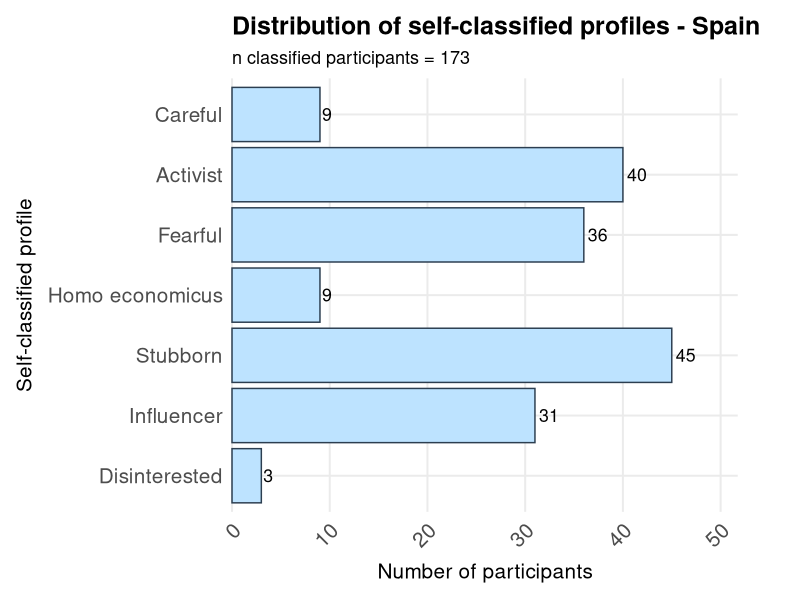
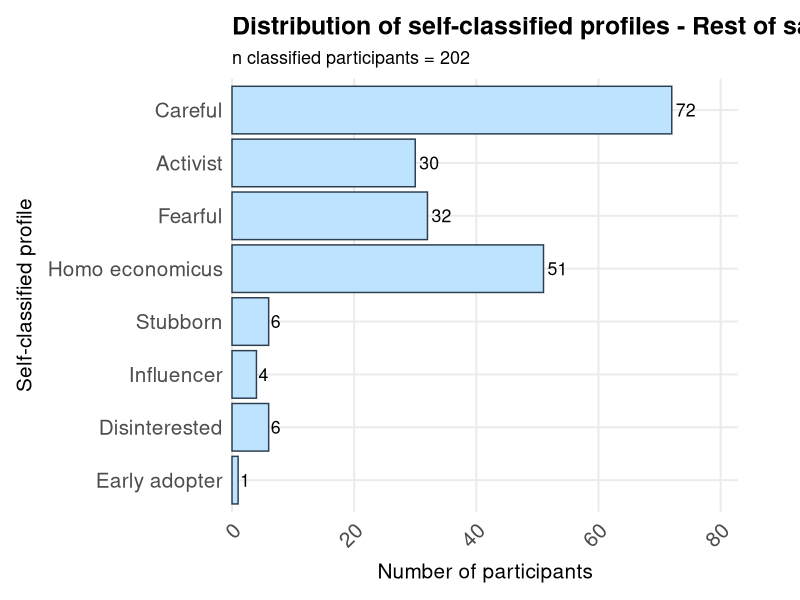
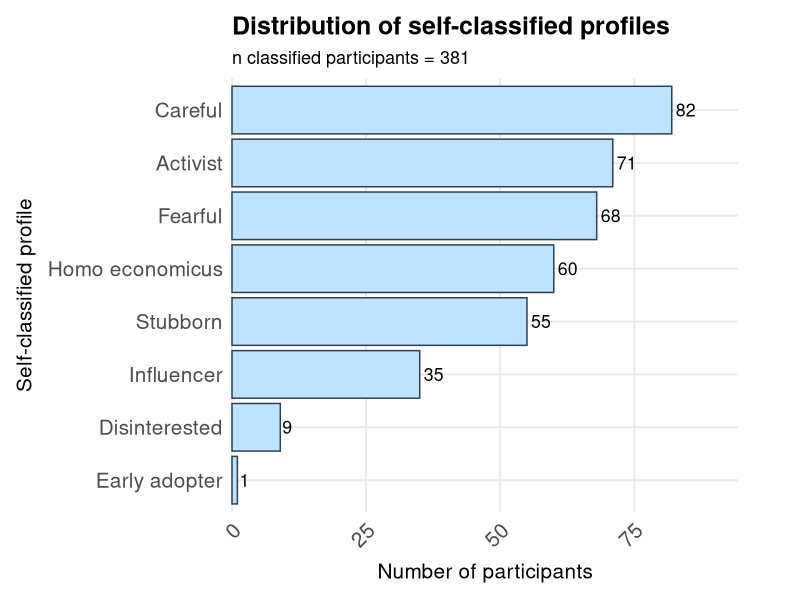
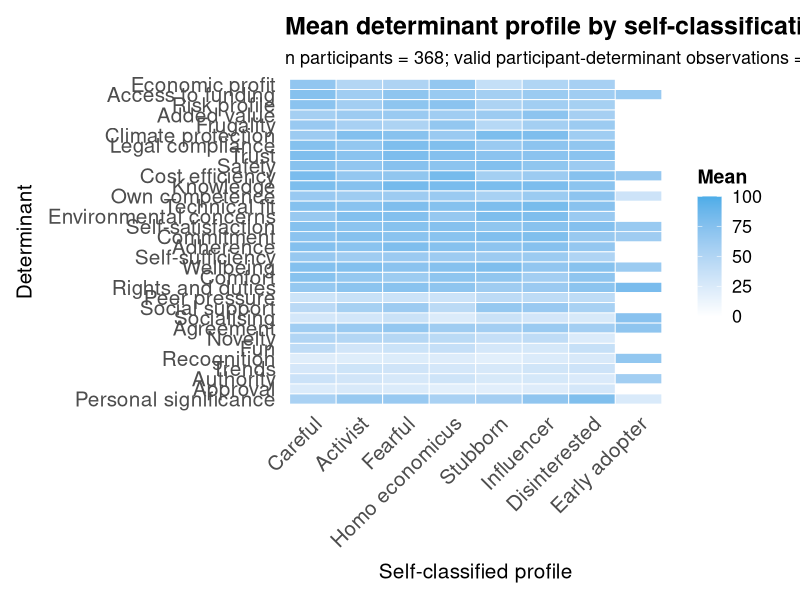
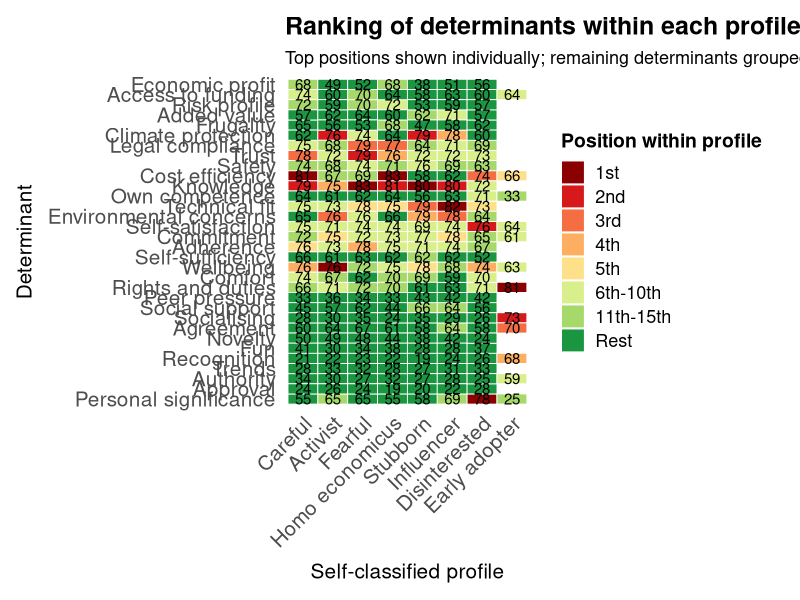
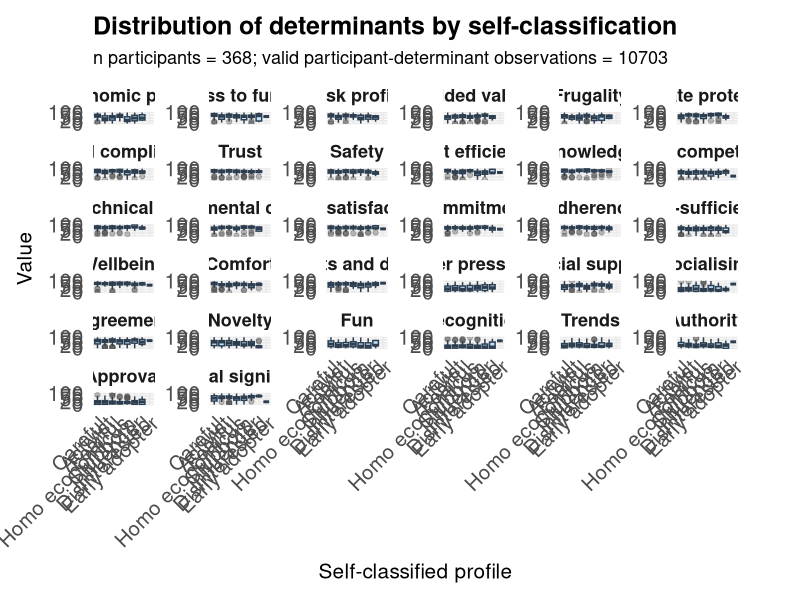
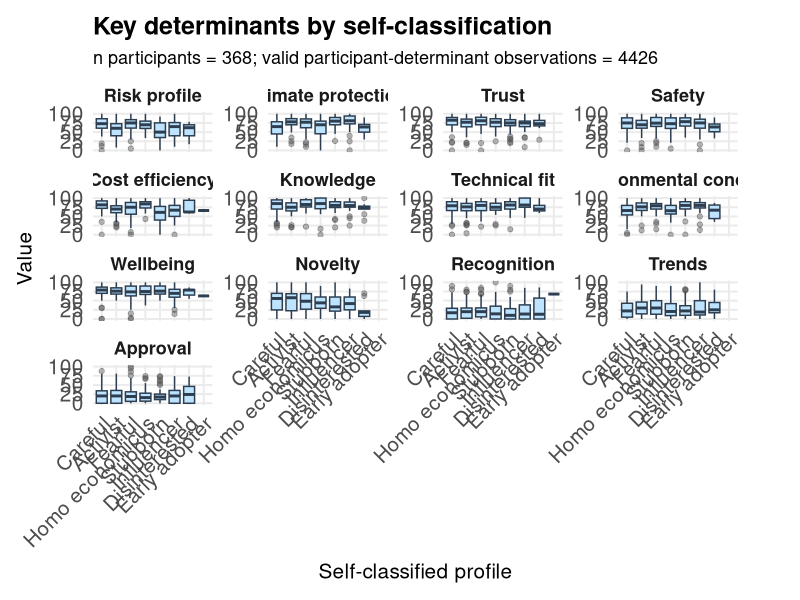
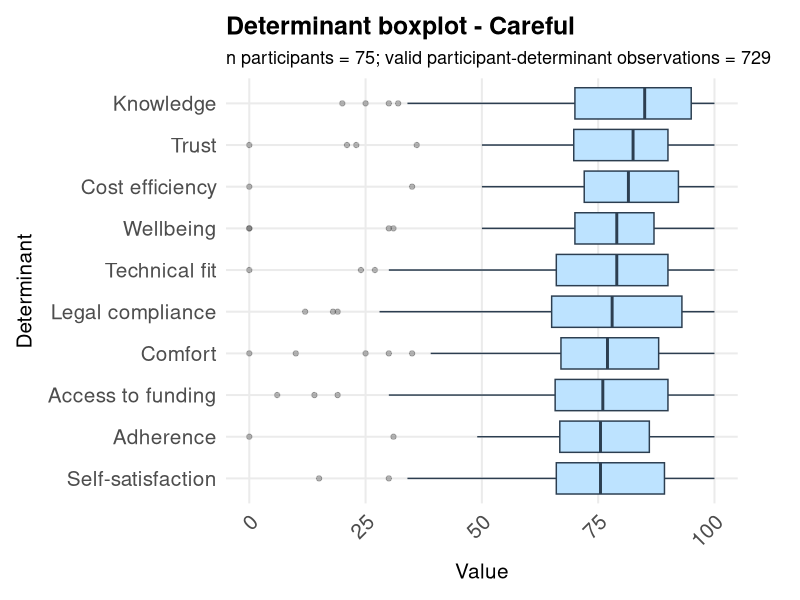

Write R code to recreate these figures, in order. (Note: this script raises an error after producing the figures.)
# SCRIPT 09 - SELF-CLASSIFICATION 4.3 AND DETERMINANT PROFILE - EN

library(readr)
library(dplyr)
library(tidyr)
library(stringr)
library(ggplot2)
library(tibble)
library(purrr)
library(gridExtra)
library(grid)

# 1. LOAD CLEAN DATA
df <- read_csv(
  "initial_descriptive_analysis/output/clean_datasets/df_clean_general.csv",
  show_col_types = FALSE
)

glimpse(df)


# 2. ENSURE PARTICIPANT_ID
if (!"participant_id" %in% names(df)) {
  df <- df %>%
    mutate(
      participant_id = coalesce(
        if ("join_key" %in% names(.)) as.character(join_key) else NA_character_,
        if ("prolific_id" %in% names(.)) as.character(prolific_id) else NA_character_,
        if ("identification_code" %in% names(.)) as.character(identification_code) else NA_character_,
        as.character(row_number())
      )
    )
} else {
  df <- df %>%
    mutate(participant_id = as.character(participant_id))
}

cat("Rows used in Script 09:", nrow(df), "\n")

# 3. ROBUST DETERMINANT DICTIONARY IN ENGLISH
determinant_dictionary <- tribble(
  ~determinant_id, ~determinant_label, ~determinant_prefix,
  "profits", "Economic profit", "profits",
  "credit_score_access_to_funding", "Access to funding", "credit_score_access_to_funding",
  "risk_profile", "Risk profile", "risk_profile",
  "added_value", "Added value", "added_value",
  "frugality", "Frugality", "frugality",
  "climate_protection", "Climate protection", "climate_protection",
  "legal", "Legal compliance", "legal",
  "trust", "Trust", "trust",
  "safety", "Safety", "safety",
  "cost_efficiency", "Cost efficiency", "cost_efficiency",
  "knowledge", "Knowledge", "knowledge",
  "own_competence", "Own competence", "own_competence",
  "technical_fit", "Technical fit", "technical_fit",
  "environmental_concerns", "Environmental concerns", "environmental_concerns",
  "self_satisfaction", "Self-satisfaction", "self_satisfaction",
  "commitment", "Commitment", "commitment",
  "adherence", "Adherence", "adherence",
  "autarky", "Self-sufficiency", "autonomy",
  "wellbeing", "Wellbeing", "wellbeing",
  "coziness", "Comfort", "coziness",
  "rights_and_duties", "Rights and duties", "rights_and_duties",
  "peer_pressure", "Peer pressure", "peer_pressure",
  "support", "Social support", "support",
  "socialising", "Socialising", "socialising",
  "agreement", "Agreement", "agreement",
  "novelty", "Novelty", "novelty",
  "fun", "Fun", "fun",
  "recognition", "Recognition", "recognition",
  "trends", "Trends", "trends",
  "authority", "Authority", "authority",
  "approval", "Approval", "approval",
  "own_significance", "Personal significance", "own_significance"
) %>%
  mutate(
    determinant_col = map_chr(
      determinant_prefix,
      ~ {
        hits <- names(df)[str_detect(names(df), paste0("^", .x, "_"))]
        if (length(hits) == 0) NA_character_ else hits[1]
      }
    )
  )

missing_determinants <- determinant_dictionary %>%
  filter(is.na(determinant_col))

if (nrow(missing_determinants) > 0) {
  stop(
    paste0(
      "Missing determinant columns in the dataset: ",
      paste(missing_determinants$determinant_id, collapse = ", ")
    )
  )
}

determinant_cols <- determinant_dictionary$determinant_col
determinant_label_levels <- determinant_dictionary$determinant_label

cat("Number of determinants detected:", length(determinant_cols), "\n")
print(determinant_dictionary %>% select(determinant_id, determinant_label, determinant_col))

# 4. DETECT SELF-CLASSIFICATION COLUMN 4.3
self_col_candidates <- c(
  "which_statement_best_describes_you_when_making_an_investment_decision_related_to_your_household_final",
  "which_statement_best_describes_you_when_making_an_investment_decision_related_to_your_household"
)

self_col <- intersect(self_col_candidates, names(df))[1]

if (is.na(self_col)) {
  stop("Self-classification column 4.3 not found in the dataset.")
}

cat("Column used for self-classification:", self_col, "\n")


# 5. OUTPUT FOLDERS

base_output_dir <- "initial_descriptive_analysis/output/self_classification"

csv_dir <- file.path(base_output_dir, "csv")
plots_dir <- file.path(base_output_dir, "plots")
pdf_dir <- file.path(base_output_dir, "pdf")

dir.create(csv_dir, showWarnings = FALSE, recursive = TRUE)
dir.create(plots_dir, showWarnings = FALSE, recursive = TRUE)
dir.create(pdf_dir, showWarnings = FALSE, recursive = TRUE)

# Prefix for all English output files
output_prefix <- "en_"

out_file <- function(directory, filename) {
  file.path(directory, paste0(output_prefix, filename))
}

excluded_plot_profiles <- c("Missing", "Unclassified", "Other")


# 6. VISUAL CONFIGURATION
box_fill <- "#BDE3FF"
box_color <- "#2C3E50"
outlier_color <- "#4F4F4F"
bar_fill <- "#BDE3FF"
bar_color <- "#2C3E50"

plot_base_size <- 15
plot_title_size <- 18
plot_subtitle_size <- 13
plot_axis_title_size <- 15
plot_axis_text_size <- 15
plot_strip_text_size <- 13
plot_legend_title_size <- 14
plot_legend_text_size <- 13

plot_label_size <- 4.5
plot_heatmap_label_size <- 3.8

theme_self <- theme_minimal(base_size = plot_base_size) +
  theme(
    plot.title = element_text(face = "bold", size = plot_title_size),
    plot.subtitle = element_text(size = plot_subtitle_size),
    axis.title.x = element_text(size = plot_axis_title_size, margin = margin(t = 8)),
    axis.title.y = element_text(size = plot_axis_title_size, margin = margin(r = 8)),
    axis.text.x = element_text(angle = 45, hjust = 1, size = plot_axis_text_size),
    axis.text.y = element_text(size = plot_axis_text_size),
    strip.text = element_text(face = "bold", size = plot_strip_text_size),
    legend.title = element_text(face = "bold", size = plot_legend_title_size),
    legend.text = element_text(size = plot_legend_text_size),
    legend.position = "bottom",
    panel.grid.minor = element_blank(),
    plot.margin = margin(12, 45, 12, 12)
  )

theme_self_heatmap <- theme_minimal(base_size = plot_base_size) +
  theme(
    plot.title = element_text(face = "bold", size = plot_title_size),
    plot.subtitle = element_text(size = plot_subtitle_size),
    axis.title.x = element_text(size = plot_axis_title_size, margin = margin(t = 8)),
    axis.title.y = element_text(size = plot_axis_title_size, margin = margin(r = 8)),
    axis.text.x = element_text(angle = 45, hjust = 1, size = plot_axis_text_size),
    axis.text.y = element_text(size = plot_axis_text_size),
    legend.title = element_text(face = "bold", size = plot_legend_title_size),
    legend.text = element_text(size = plot_legend_text_size),
    legend.position = "right",
    panel.grid = element_blank(),
    plot.margin = margin(12, 20, 12, 12)
  )


# 7. HELPER FUNCTIONS
make_subtitle_self <- function(data) {
  paste0(
    "n participants = ", n_distinct(data$participant_id),
    "; valid participant-determinant observations = ", nrow(data)
  )
}

save_plot <- function(plot, filename, width = 12, height = 7) {
  ggsave(
    filename = out_file(plots_dir, paste0(filename, ".png")),
    plot = plot,
    width = width,
    height = height,
    dpi = 300
  )
  
  ggsave(
    filename = out_file(pdf_dir, paste0(filename, ".pdf")),
    plot = plot,
    width = width,
    height = height
  )
}

clean_determinant_score <- function(x) {
  x <- suppressWarnings(as.numeric(x))
  
  case_when(
    is.na(x) ~ NA_real_,
    x >= 0 & x <= 100 ~ x,
    TRUE ~ NA_real_
  )
}

clean_filename <- function(x) {
  x %>%
    str_to_lower() %>%
    str_replace_all("[áàäâ]", "a") %>%
    str_replace_all("[éèëê]", "e") %>%
    str_replace_all("[íìïî]", "i") %>%
    str_replace_all("[óòöô]", "o") %>%
    str_replace_all("[úùüû]", "u") %>%
    str_replace_all("ñ", "n") %>%
    str_replace_all("[^a-z0-9]+", "_") %>%
    str_replace_all("^_|_$", "")
}

# 8. RECODE SELF-CLASSIFICATION 4.3 IN ENGLISH

df_self <- df %>%
  mutate(
    self_response_raw = as.character(.data[[self_col]]),
    self_response_raw = str_squish(str_trim(self_response_raw)),
    self_response_raw = na_if(self_response_raw, ""),
    
    self_profile = case_when(
      is.na(self_response_raw) ~ "Missing",
      str_detect(self_response_raw, regex("comfort", ignore_case = TRUE)) ~ "Careful",
      str_detect(self_response_raw, regex("environmental impact", ignore_case = TRUE)) ~ "Activist",
      str_detect(self_response_raw, regex("safety", ignore_case = TRUE)) ~ "Fearful",
      str_detect(self_response_raw, regex("cost-effective", ignore_case = TRUE)) ~ "Homo economicus",
      str_detect(self_response_raw, regex("ethical", ignore_case = TRUE)) ~ "Stubborn",
      str_detect(self_response_raw, regex("social status", ignore_case = TRUE)) ~ "Influencer",
      str_detect(self_response_raw, regex("not very interested", ignore_case = TRUE)) ~ "Disinterested",
      str_detect(self_response_raw, regex("early adopter", ignore_case = TRUE)) ~ "Early adopter",
      str_detect(self_response_raw, regex("[NΝ]one of the above", ignore_case = TRUE)) ~ "Unclassified",
      TRUE ~ "Other"
    )
  )

profile_order <- c(
  "Careful",
  "Activist",
  "Fearful",
  "Homo economicus",
  "Stubborn",
  "Influencer",
  "Disinterested",
  "Early adopter"
)

# ==============================================================================
# EXTRA: SELF-CLASSIFICATION DISTRIBUTION BY COUNTRY GROUP
# Spain vs Rest of sample
# ==============================================================================

# 1. Detect country column
country_col_candidates <- c(
  "country_clean",
  "in_which_country_do_you_currently_live_final"
)

country_col <- intersect(country_col_candidates, names(df_self))[1]

if (is.na(country_col)) {
  stop("No country column found. Expected one of: country_clean or in_which_country_do_you_currently_live_final")
}

cat("Column used for Spain / Rest grouping:", country_col, "\n")

# 2. Create Spain / Rest variable
df_self <- df_self %>%
  mutate(
    country_raw = as.character(.data[[country_col]]),
    country_raw = str_squish(str_trim(country_raw)),
    country_raw = str_remove(country_raw, "\\s*\\(ID[0-9]+\\)$"),
    country_raw = str_remove(country_raw, "^[A-Z]{2}\\s*[–-]\\s*"),
    country_raw = na_if(country_raw, ""),
    
    country_group = case_when(
      str_detect(country_raw, regex("^Spain$|^España$", ignore_case = TRUE)) ~ "Spain",
      !is.na(country_raw) ~ "Rest of sample",
      TRUE ~ NA_character_
    )
  )

# 3. Check number of participants by group
country_group_counts <- df_self %>%
  count(country_group, name = "n_participants") %>%
  arrange(country_group)

write_csv(
  country_group_counts,
  out_file(csv_dir, "country_group_counts_spain_rest.csv")
)

print(country_group_counts)

# 4. Function to create self-classification plot by country group
create_self_counts_country_group_plot <- function(data, selected_country_group, filename_suffix) {
  
  self_profile_counts_group <- data %>%
    filter(country_group == selected_country_group) %>%
    mutate(
      self_profile = factor(
        self_profile,
        levels = c(profile_order, "Missing", "Unclassified", "Other")
      )
    ) %>%
    count(self_profile, name = "n_participants") %>%
    arrange(self_profile)
  
  write_csv(
    self_profile_counts_group,
    out_file(csv_dir, paste0("self_classification_counts_", filename_suffix, ".csv"))
  )
  
  self_profile_counts_group_plot <- self_profile_counts_group %>%
    filter(!self_profile %in% excluded_plot_profiles)
  
  plot_self_counts_group <- self_profile_counts_group_plot %>%
    mutate(
      self_profile = factor(self_profile, levels = rev(profile_order))
    ) %>%
    ggplot(aes(x = self_profile, y = n_participants)) +
    geom_col(fill = bar_fill, color = bar_color) +
    geom_text(
      aes(label = n_participants),
      hjust = -0.2,
      size = plot_label_size
    ) +
    coord_flip(clip = "off") +
    scale_y_continuous(
      expand = expansion(mult = c(0, 0.15))
    ) +
    labs(
      title = paste0("Distribution of self-classified profiles - ", selected_country_group),
      subtitle = paste0(
        "n classified participants = ",
        sum(self_profile_counts_group_plot$n_participants)
      ),
      x = "Self-classified profile",
      y = "Number of participants"
    ) +
    theme_self
  
  print(plot_self_counts_group)
  
  save_plot(
    plot_self_counts_group,
    paste0("self_classification_counts_", filename_suffix),
    width = 10,
    height = 7
  )
  
  return(plot_self_counts_group)
}

# 5. Generate Spain plot
plot_self_counts_spain <- create_self_counts_country_group_plot(
  data = df_self,
  selected_country_group = "Spain",
  filename_suffix = "spain"
)

# 6. Generate Rest of sample plot
plot_self_counts_rest <- create_self_counts_country_group_plot(
  data = df_self,
  selected_country_group = "Rest of sample",
  filename_suffix = "rest_of_sample"
)

# 9. LONG TABLE OF DETERMINANTS + SELF-CLASSIFICATION
determinants_self_long <- df_self %>%
  select(
    participant_id,
    self_response_raw,
    self_profile,
    all_of(determinant_cols)
  ) %>%
  mutate(
    across(all_of(determinant_cols), as.character)
  ) %>%
  pivot_longer(
    cols = all_of(determinant_cols),
    names_to = "determinant_col",
    values_to = "response_raw"
  ) %>%
  mutate(
    response_numeric = clean_determinant_score(response_raw)
  ) %>%
  left_join(
    determinant_dictionary %>%
      select(determinant_col, determinant_id, determinant_label),
    by = "determinant_col"
  ) %>%
  filter(!is.na(response_numeric)) %>%
  mutate(
    determinant_label = factor(
      determinant_label,
      levels = determinant_label_levels
    ),
    self_profile = factor(
      self_profile,
      levels = c(profile_order, "Missing", "Unclassified", "Other")
    )
  )

write_csv(
  determinants_self_long,
  out_file(csv_dir, "determinants_by_self_classification_long.csv")
)

determinants_self_long_plot <- determinants_self_long %>%
  filter(!self_profile %in% excluded_plot_profiles)


# 10. SELF-CLASSIFICATION DISTRIBUTION

self_profile_counts <- df_self %>%
  mutate(
    self_profile = factor(
      self_profile,
      levels = c(profile_order, "Missing", "Unclassified", "Other")
    )
  ) %>%
  count(self_profile, name = "n_participants") %>%
  arrange(self_profile)

write_csv(
  self_profile_counts,
  out_file(csv_dir, "self_classification_counts.csv")
)

self_profile_counts_plot <- self_profile_counts %>%
  filter(!self_profile %in% excluded_plot_profiles)

plot_self_counts <- self_profile_counts_plot %>%
  mutate(
    self_profile = factor(self_profile, levels = rev(profile_order))
  ) %>%
  ggplot(aes(x = self_profile, y = n_participants)) +
  geom_col(fill = bar_fill, color = bar_color) +
  geom_text(
    aes(label = n_participants),
    hjust = -0.2,
    size = plot_label_size
  ) +
  coord_flip(clip = "off") +
  scale_y_continuous(
    expand = expansion(mult = c(0, 0.15))
  ) +
  labs(
    title = "Distribution of self-classified profiles",
    subtitle = paste0(
      "n classified participants = ",
      sum(self_profile_counts_plot$n_participants)
    ),
    x = "Self-classified profile",
    y = "Number of participants"
  ) +
  theme_self

print(plot_self_counts)

save_plot(
  plot_self_counts,
  "self_classification_counts",
  width = 10,
  height = 7
)

# 11. MEAN DETERMINANTS BY PROFILE
summary_self_determinants <- determinants_self_long %>%
  group_by(self_profile, determinant_id, determinant_label) %>%
  summarise(
    n = n(),
    mean = mean(response_numeric, na.rm = TRUE),
    median = median(response_numeric, na.rm = TRUE),
    sd = sd(response_numeric, na.rm = TRUE),
    .groups = "drop"
  )

write_csv(
  summary_self_determinants,
  out_file(csv_dir, "summary_self_profile_determinants.csv")
)

summary_self_determinants_plot <- summary_self_determinants %>%
  filter(!self_profile %in% excluded_plot_profiles)


# 12. HEATMAP PROFILE X DETERMINANTS
plot_heatmap_self <- summary_self_determinants_plot %>%
  mutate(
    self_profile = factor(
      self_profile,
      levels = profile_order
    ),
    determinant_label = factor(
      determinant_label,
      levels = rev(determinant_label_levels)
    )
  ) %>%
  ggplot(aes(x = self_profile, y = determinant_label, fill = mean)) +
  geom_tile(color = "white", linewidth = 0.3) +
  scale_fill_gradient(
    low = "white",
    high = "#4DADE8",
    limits = c(0, 100)
  ) +
  labs(
    title = "Mean determinant profile by self-classification",
    subtitle = make_subtitle_self(determinants_self_long_plot),
    x = "Self-classified profile",
    y = "Determinant",
    fill = "Mean"
  ) +
  theme_self_heatmap

print(plot_heatmap_self)

save_plot(
  plot_heatmap_self,
  "heatmap_self_classification_determinants",
  width = 14,
  height = 12
)


# 13. RANKED HEATMAP WITHIN EACH PROFILE
rank_colors <- c(
  "1st" = "#8B0000",
  "2nd" = "#D7191C",
  "3rd" = "#F46D43",
  "4th" = "#FDAE61",
  "5th" = "#FEE08B",
  "6th-10th" = "#D9EF8B",
  "11th-15th" = "#A6D96A",
  "Rest" = "#1A9641"
)

rank_levels <- c(
  "1st",
  "2nd",
  "3rd",
  "4th",
  "5th",
  "6th-10th",
  "11th-15th",
  "Rest"
)

plot_heatmap_self_ranked <- summary_self_determinants_plot %>%
  group_by(self_profile) %>%
  arrange(desc(mean), desc(n), determinant_id, .by_group = TRUE) %>%
  mutate(
    rank_in_profile = row_number(),
    rank_group = case_when(
      rank_in_profile == 1 ~ "1st",
      rank_in_profile == 2 ~ "2nd",
      rank_in_profile == 3 ~ "3rd",
      rank_in_profile == 4 ~ "4th",
      rank_in_profile == 5 ~ "5th",
      rank_in_profile <= 10 ~ "6th-10th",
      rank_in_profile <= 15 ~ "11th-15th",
      TRUE ~ "Rest"
    )
  ) %>%
  ungroup() %>%
  mutate(
    self_profile = factor(
      self_profile,
      levels = profile_order
    ),
    determinant_label = factor(
      determinant_label,
      levels = rev(determinant_label_levels)
    ),
    rank_group = factor(rank_group, levels = rank_levels)
  ) %>%
  ggplot(aes(x = self_profile, y = determinant_label, fill = rank_group)) +
  geom_tile(color = "white", linewidth = 0.3) +
  geom_text(
    aes(label = round(mean, 0)),
    size = plot_heatmap_label_size
  ) +
  scale_fill_manual(
    values = rank_colors,
    drop = FALSE,
    name = "Position within profile"
  ) +
  labs(
    title = "Ranking of determinants within each profile",
    subtitle = paste0(
      "Top positions shown individually; remaining determinants grouped by rank. ",
      make_subtitle_self(determinants_self_long_plot)
    ),
    x = "Self-classified profile",
    y = "Determinant"
  ) +
  theme_self_heatmap

print(plot_heatmap_self_ranked)

save_plot(
  plot_heatmap_self_ranked,
  "heatmap_self_classification_determinants_ranked",
  width = 14,
  height = 12
)


# 14. BOXPLOTS OF ALL DETERMINANTS BY SELF-CLASSIFICATION
plot_boxplots_self_all <- determinants_self_long_plot %>%
  mutate(
    determinant_label = factor(
      determinant_label,
      levels = determinant_label_levels
    ),
    self_profile = factor(
      self_profile,
      levels = profile_order
    )
  ) %>%
  ggplot(aes(x = self_profile, y = response_numeric)) +
  geom_boxplot(
    fill = box_fill,
    color = box_color,
    outlier.color = outlier_color,
    outlier.alpha = 0.35
  ) +
  facet_wrap(~ determinant_label, scales = "free_y") +
  labs(
    title = "Distribution of determinants by self-classification",
    subtitle = make_subtitle_self(determinants_self_long_plot),
    x = "Self-classified profile",
    y = "Value"
  ) +
  theme_self

print(plot_boxplots_self_all)

save_plot(
  plot_boxplots_self_all,
  "boxplots_all_determinants_by_self_classification",
  width = 22,
  height = 16
)


# 15. BOXPLOTS OF KEY DETERMINANTS
key_determinants <- c(
  "novelty",
  "trends",
  "risk_profile",
  "cost_efficiency",
  "knowledge",
  "technical_fit",
  "trust",
  "climate_protection",
  "environmental_concerns",
  "safety",
  "wellbeing",
  "recognition",
  "approval"
)

plot_key_determinants <- determinants_self_long_plot %>%
  filter(determinant_id %in% key_determinants) %>%
  mutate(
    determinant_label = factor(
      determinant_label,
      levels = determinant_label_levels
    ),
    self_profile = factor(
      self_profile,
      levels = profile_order
    )
  ) %>%
  ggplot(aes(x = self_profile, y = response_numeric)) +
  geom_boxplot(
    fill = box_fill,
    color = box_color,
    outlier.color = outlier_color,
    outlier.alpha = 0.4
  ) +
  facet_wrap(~ determinant_label, scales = "free_y") +
  labs(
    title = "Key determinants by self-classification",
    subtitle = make_subtitle_self(
      determinants_self_long_plot %>%
        filter(determinant_id %in% key_determinants)
    ),
    x = "Self-classified profile",
    y = "Value"
  ) +
  theme_self

print(plot_key_determinants)

save_plot(
  plot_key_determinants,
  "boxplots_key_determinants_by_self_classification",
  width = 18,
  height = 12
)


# 16. INDIVIDUAL BOXPLOTS BY SELF-CLASSIFIED PROFILE
profiles_boxplots <- determinants_self_long_plot %>%
  pull(self_profile) %>%
  as.character() %>%
  unique()

profiles_boxplots <- profile_order[profile_order %in% profiles_boxplots]

profile_boxplot_list <- list()

for (prof in profiles_boxplots) {
  
  top_dets_prof <- summary_self_determinants_plot %>%
    filter(as.character(self_profile) == prof) %>%
    slice_max(order_by = mean, n = 10, with_ties = FALSE) %>%
    pull(determinant_id)
  
  profile_data_box <- determinants_self_long_plot %>%
    filter(
      as.character(self_profile) == prof,
      determinant_id %in% top_dets_prof
    )
  
  filename_clean <- clean_filename(prof)
  
  plot_profile_box <- profile_data_box %>%
    mutate(
      determinant_label = reorder(
        determinant_label,
        response_numeric,
        median,
        na.rm = TRUE
      )
    ) %>%
    ggplot(aes(x = determinant_label, y = response_numeric)) +
    geom_boxplot(
      fill = box_fill,
      color = box_color,
      outlier.color = outlier_color,
      outlier.alpha = 0.4
    ) +
    coord_flip() +
    labs(
      title = paste("Determinant boxplot -", prof),
      subtitle = make_subtitle_self(profile_data_box),
      x = "Determinant",
      y = "Value"
    ) +
    theme_self +
    theme(
      axis.text.x = element_text(size = plot_axis_text_size),
      axis.text.y = element_text(size = plot_axis_text_size)
    )
  
  print(plot_profile_box)
  
  save_plot(
    plot_profile_box,
    paste0(filename_clean, "_determinants_boxplot"),
    width = 12,
    height = 10
  )
  
  profile_boxplot_list[[prof]] <- plot_profile_box
}


# 17. MEAN DETERMINANT PROFILES BY SELF-CLASSIFICATION
profiles <- summary_self_determinants_plot %>%
  pull(self_profile) %>%
  as.character() %>%
  unique()

profiles <- profile_order[profile_order %in% profiles]

profile_plots <- list()

for (prof in profiles) {
  
  profile_data <- summary_self_determinants_plot %>%
    filter(as.character(self_profile) == prof) %>%
    arrange(desc(mean))
  
  filename_clean <- clean_filename(prof)
  
  write_csv(
    profile_data,
    out_file(csv_dir, paste0(filename_clean, "_determinant_profile.csv"))
  )
  
  plot_profile <- profile_data %>%
    mutate(
      determinant_label = reorder(determinant_label, mean)
    ) %>%
    ggplot(aes(x = determinant_label, y = mean)) +
    geom_col(fill = bar_fill, color = bar_color) +
    coord_flip() +
    labs(
      title = paste("Mean determinant profile -", prof),
      subtitle = paste0(
        "n valid observations = ", sum(profile_data$n),
        "; n determinants = ", nrow(profile_data)
      ),
      x = "Determinant",
      y = "Mean"
    ) +
    theme_self +
    theme(
      axis.text.x = element_text(size = plot_axis_text_size),
      axis.text.y = element_text(size = plot_axis_text_size)
    )
  
  print(plot_profile)
  
  save_plot(
    plot_profile,
    paste0(filename_clean, "_determinant_profile"),
    width = 12,
    height = 10
  )
  
  profile_plots[[prof]] <- plot_profile
}


# 18. MULTIPAGE PDF WITH MEAN PROFILES

pdf(
  file = out_file(pdf_dir, "all_self_profiles_determinants.pdf"),
  width = 12,
  height = 10
)

for (p in profile_plots) {
  print(p)
}

dev.off()


# 19. MULTIPAGE PDF WITH PROFILE BOXPLOTS

pdf(
  file = out_file(pdf_dir, "all_self_profiles_boxplots.pdf"),
  width = 12,
  height = 10
)

for (p in profile_boxplot_list) {
  print(p)
}

dev.off()


# 20. 2x2 COMPARISON PLOTS

if (length(profile_plots) > 0) {
  comparison_profiles <- marrangeGrob(
    grobs = profile_plots,
    nrow = 2,
    ncol = 2,
    top = textGrob(
      "Mean determinant profiles",
      gp = gpar(fontsize = plot_title_size, fontface = "bold")
    )
  )
  
  ggsave(
    filename = out_file(plots_dir, "all_self_profiles_comparison.pdf"),
    plot = comparison_profiles,
    width = 18,
    height = 13
  )
}

if (length(profile_boxplot_list) > 0) {
  comparison_profile_boxplots <- marrangeGrob(
    grobs = profile_boxplot_list,
    nrow = 2,
    ncol = 2,
    top = textGrob(
      "Determinant boxplots by self-classified profile",
      gp = gpar(fontsize = plot_title_size, fontface = "bold")
    )
  )
  
  ggsave(
    filename = out_file(plots_dir, "all_self_profiles_boxplots_comparison.pdf"),
    plot = comparison_profile_boxplots,
    width = 18,
    height = 13
  )
}


# 21. FINAL PDF WITH ALL SCRIPT 09 FIGURES

pdf(
  file = out_file(pdf_dir, "self_classification_determinants_ALL.pdf"),
  width = 16,
  height = 10
)

print(plot_self_counts)
print(plot_heatmap_self)
print(plot_heatmap_self_ranked)
print(plot_boxplots_self_all)
print(plot_key_determinants)

for (p in profile_plots) {
  print(p)
}

for (p in profile_boxplot_list) {
  print(p)
}

dev.off()

cat("Self-classification analysis generated in:", plots_dir, "\n")
cat("Complete CSV files saved including Missing, Unclassified and Other.\n")
cat("Plots generated excluding Missing, Unclassified and Other.\n")

cat("\nMain English output files:\n")
cat("- en_determinants_by_self_classification_long.csv\n")
cat("- en_self_classification_counts.csv\n")
cat("- en_summary_self_profile_determinants.csv\n")
cat("- en_self_classification_counts.png\n")
cat("- en_heatmap_self_classification_determinants.pdf\n")
cat("- en_heatmap_self_classification_determinants_ranked.pdf\n")
cat("- en_boxplots_all_determinants_by_self_classification.pdf\n")
cat("- en_boxplots_key_determinants_by_self_classification.pdf\n")
cat("- en_all_self_profiles_determinants.pdf\n")
cat("- en_all_self_profiles_boxplots.pdf\n")
cat("- en_self_classification_determinants_ALL.pdf\n")
